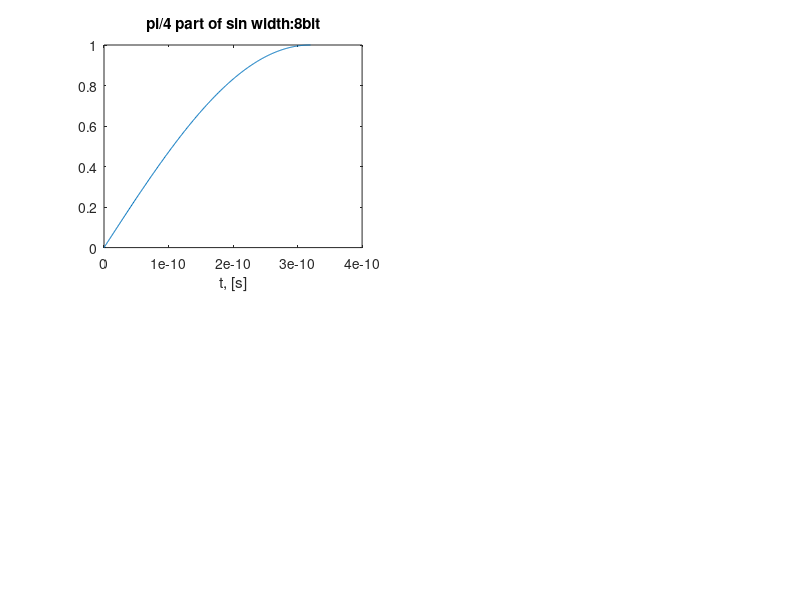

Source code (MATLAB): (Note: this script raises an error after producing the figure.)
clc
clear all
clf
%% init---------------------------------------
period=20e-12;  % period
N_bit=8;        % Bit resolution (can't be changed)
M_len=16;       % Array length of pi/4 sin
N=M_len*20;     % n-points only for testbench plot
%% -------------------------------------------
% Original sin plot
t_max=M_len*period; % 
f=1/t_max/4; % freq
t=linspace(0,t_max,N);
y=sin(2*pi*f*t); % sin original
% Plot
subplot(2,2,1)
plot(t,y)
hold on
title(['pi/4 part of sin width:' num2str(N_bit) 'bit'])
xlabel('t, [s]')
%% Discretization, truncate bit (optional)
edges=0:1/(2^N_bit-1):1; % discretization
y_discr=discretize(y,edges);
[Y,E]=discretize(t,0:t_max/(M_len):t_max+(t_max/M_len)*1);
t_discr=E(Y);
y_discr_norm=edges(y_discr);
y_discr_norm_bin=dec2base(round(y_discr_norm.*127*2),2,N_bit+1); % amplitude of signed int8=127*2
y_bit_trunc=y_discr_norm_bin(:,1:N_bit);
y_bit_trunc(1:N/M_len:end,:)
str_="b"""+join(string(y_bit_trunc(1:N/M_len:end,:))','",b"') % for VHDL array type 
str_write=join(string(y_bit_trunc(1:N/M_len:end,:))','\n') % for .mif(*) file
y_discr_norm2=base2dec(y_bit_trunc,2)';
y_discr_norm2=y_discr_norm2./max(y_discr_norm2);
%% Write to file .mif
file=fopen('sin_rom.mif','w');
fprintf(file,str_write,'%d');
fclose(file);
%% Replication of pi/4 interval 
y_arr=[y_discr_norm2 y_discr_norm2(end:-1:1)]; % pi/2
y_src=[y y(end:-1:1)]; % pi/2
y_arr=[y_arr -1.*y_arr]; % pi
y_src=[y_src y_src.*(-1)]; % pi
t_discr_arr=[t_discr t_discr+max(t_discr)];
t_discr_arr=[t_discr_arr t_discr_arr+max(t_discr_arr)];
x_src=[t t+max(t)];
x_src=[x_src x_src+max(x_src)];
for i=1:3 % 4 periods
    y_arr=[y_arr y_arr]; % 2*pi
    y_src=[y_src y_src]; % 2*pi
    t_discr_arr=[t_discr_arr t_discr_arr+max(t_discr_arr)];
    x_src=[x_src x_src+max(x_src)];
end
% Plot
subplot(2,2,1)
plot(t_discr,y_discr_norm2)
legend({'Continuous','discrete (zero-order hold)'})
subplot(2,2,3)
plot(t_discr_arr,y_arr);
hold on
plot(x_src,y_src);
title('Continuous and discrete signal')
xlabel('t, [s]')
%% FFT
y_in=y_arr(1:(N/M_len):end);
y_src_decim=y_src(1:(N/M_len):end);
[n_f,y_discr_fft_norm]=fft_fun(t_discr_arr(1:(N/M_len):end),y_in);
[n_src_f,y_src_fft_norm]=fft_fun(x_src(1:(N/M_len):end),y_src_decim);
% Plot
subplot(2,2,4)
plot(n_f,10.*log10(y_discr_fft_norm))
hold on
plot(n_src_f,10.*log10(y_src_fft_norm))
axis([0 max(n_f)/2 -50 0])
title('FFT continuous signal and discrete signal')
xlabel('f, [Hz]')
%% Read file from ModelSim
file=fopen('output.txt','r');
A=split(fscanf(file,'%c'));
A(end)=[];
fclose(file);
%% Converting binary signed to int8->double
y_out_dec=typecast(uint8(bin2dec(A)), 'int8'); % converting to signed data
y_out_dec_norm=double(y_out_dec)./double(max(max(abs(y_out_dec)))); % convert to double
x_out=(1:length(y_out_dec)).*period-period*1; % offset on one sample period for modelsim data
% Plot
subplot(2,2,3)
plot(x_out,y_out_dec_norm)
hold on
legend({'in (zero-order hold)','out','modelsim'})
%% Plot
subplot(2,2,2)
% plot(x_out,y_in-y_out_dec_norm');
title('Phase error')
%% FFT
[n_f,y_modelsim_fft_norm]=fft_fun(x_out,y_out_dec_norm);
% Plot
subplot(2,2,4)
plot(n_f,10.*log10(y_modelsim_fft_norm))
hold on
axis([0 max(n_f)/2 -70 0])
legend({'in (zero-order hold)','out','modelsim'})
%% FFT function
function [n_f,y_fft_norm_half]=fft_fun(x,y)
Fs=1/(x(2)-x(1)); % sample freq
N_fft=1024*4;
y_fft=abs(fft(y,N_fft));
y_fft_norm=y_fft./max(y_fft);
y_fft_norm_half=y_fft_norm(1:N_fft/2).^2;
n_f=Fs.*(0:N_fft/2-1)./N_fft;
end